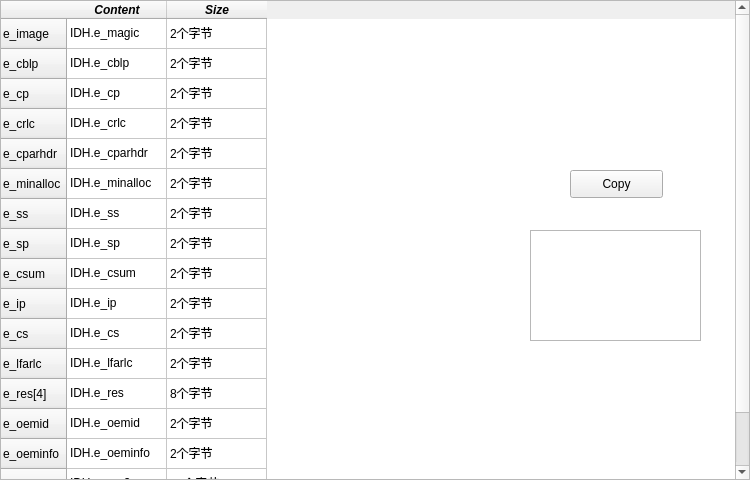
<?xml version="1.0" encoding="UTF-8"?>
<ui version="4.0">
 <class>DosWindow</class>
 <widget class="QMainWindow" name="DosWindow">
  <property name="geometry">
   <rect>
    <x>0</x>
    <y>0</y>
    <width>750</width>
    <height>480</height>
   </rect>
  </property>
  <property name="minimumSize">
   <size>
    <width>750</width>
    <height>480</height>
   </size>
  </property>
  <property name="maximumSize">
   <size>
    <width>750</width>
    <height>480</height>
   </size>
  </property>
  <property name="windowTitle">
   <string>IMAGE_DOS_HEADER</string>
  </property>
  <property name="unifiedTitleAndToolBarOnMac">
   <bool>false</bool>
  </property>
  <widget class="QWidget" name="centralwidget">
   <widget class="QPushButton" name="CopyButton">
    <property name="geometry">
     <rect>
      <x>570</x>
      <y>170</y>
      <width>93</width>
      <height>28</height>
     </rect>
    </property>
    <property name="text">
     <string>Copy</string>
    </property>
   </widget>
   <widget class="QTableWidget" name="tableWidget">
    <property name="geometry">
     <rect>
      <x>0</x>
      <y>0</y>
      <width>750</width>
      <height>480</height>
     </rect>
    </property>
    <property name="minimumSize">
     <size>
      <width>750</width>
      <height>480</height>
     </size>
    </property>
    <property name="maximumSize">
     <size>
      <width>750</width>
      <height>480</height>
     </size>
    </property>
    <property name="autoFillBackground">
     <bool>true</bool>
    </property>
    <property name="lineWidth">
     <number>0</number>
    </property>
    <property name="midLineWidth">
     <number>0</number>
    </property>
    <row>
     <property name="text">
      <string>e_image</string>
     </property>
    </row>
    <row>
     <property name="text">
      <string>e_cblp</string>
     </property>
    </row>
    <row>
     <property name="text">
      <string>e_cp</string>
     </property>
    </row>
    <row>
     <property name="text">
      <string>e_crlc</string>
     </property>
    </row>
    <row>
     <property name="text">
      <string>e_cparhdr</string>
     </property>
    </row>
    <row>
     <property name="text">
      <string>e_minalloc</string>
     </property>
    </row>
    <row>
     <property name="text">
      <string>e_ss</string>
     </property>
    </row>
    <row>
     <property name="text">
      <string>e_sp</string>
     </property>
    </row>
    <row>
     <property name="text">
      <string>e_csum</string>
     </property>
    </row>
    <row>
     <property name="text">
      <string>e_ip</string>
     </property>
    </row>
    <row>
     <property name="text">
      <string>e_cs</string>
     </property>
    </row>
    <row>
     <property name="text">
      <string>e_lfarlc</string>
     </property>
    </row>
    <row>
     <property name="text">
      <string>e_res[4]</string>
     </property>
    </row>
    <row>
     <property name="text">
      <string>e_oemid</string>
     </property>
    </row>
    <row>
     <property name="text">
      <string>e_oeminfo</string>
     </property>
    </row>
    <row>
     <property name="text">
      <string>e_res2[10]</string>
     </property>
    </row>
    <row>
     <property name="text">
      <string>e_lfanew</string>
     </property>
    </row>
    <column>
     <property name="text">
      <string notr="true">Content</string>
     </property>
     <property name="font">
      <font>
       <pointsize>9</pointsize>
       <weight>75</weight>
       <italic>true</italic>
       <bold>true</bold>
       <underline>false</underline>
      </font>
     </property>
     <property name="textAlignment">
      <set>AlignCenter</set>
     </property>
    </column>
    <column>
     <property name="text">
      <string notr="true">Size</string>
     </property>
     <property name="font">
      <font>
       <weight>75</weight>
       <italic>true</italic>
       <bold>true</bold>
       <underline>false</underline>
       <kerning>true</kerning>
      </font>
     </property>
     <property name="textAlignment">
      <set>AlignCenter</set>
     </property>
     <property name="background">
      <color>
       <red>255</red>
       <green>255</green>
       <blue>255</blue>
      </color>
     </property>
    </column>
    <item row="0" column="0">
     <property name="text">
      <string>IDH.e_magic</string>
     </property>
     <property name="flags">
      <set>ItemIsSelectable|ItemIsDragEnabled|ItemIsDropEnabled|ItemIsUserCheckable|ItemIsEnabled</set>
     </property>
    </item>
    <item row="0" column="1">
     <property name="text">
      <string>2个字节</string>
     </property>
     <property name="font">
      <font>
       <family>Arial</family>
      </font>
     </property>
     <property name="flags">
      <set>ItemIsSelectable|ItemIsEditable|ItemIsDragEnabled|ItemIsDropEnabled|ItemIsUserCheckable|ItemIsEnabled|ItemIsTristate</set>
     </property>
    </item>
    <item row="1" column="0">
     <property name="text">
      <string>IDH.e_cblp</string>
     </property>
    </item>
    <item row="1" column="1">
     <property name="text">
      <string>2个字节</string>
     </property>
    </item>
    <item row="2" column="0">
     <property name="text">
      <string>IDH.e_cp</string>
     </property>
    </item>
    <item row="2" column="1">
     <property name="text">
      <string>2个字节</string>
     </property>
    </item>
    <item row="3" column="0">
     <property name="text">
      <string>IDH.e_crlc</string>
     </property>
    </item>
    <item row="3" column="1">
     <property name="text">
      <string>2个字节</string>
     </property>
    </item>
    <item row="4" column="0">
     <property name="text">
      <string>IDH.e_cparhdr</string>
     </property>
    </item>
    <item row="4" column="1">
     <property name="text">
      <string>2个字节</string>
     </property>
    </item>
    <item row="5" column="0">
     <property name="text">
      <string>IDH.e_minalloc</string>
     </property>
    </item>
    <item row="5" column="1">
     <property name="text">
      <string>2个字节</string>
     </property>
    </item>
    <item row="6" column="0">
     <property name="text">
      <string>IDH.e_ss</string>
     </property>
    </item>
    <item row="6" column="1">
     <property name="text">
      <string>2个字节</string>
     </property>
    </item>
    <item row="7" column="0">
     <property name="text">
      <string>IDH.e_sp</string>
     </property>
    </item>
    <item row="7" column="1">
     <property name="text">
      <string>2个字节</string>
     </property>
    </item>
    <item row="8" column="0">
     <property name="text">
      <string>IDH.e_csum</string>
     </property>
    </item>
    <item row="8" column="1">
     <property name="text">
      <string>2个字节</string>
     </property>
    </item>
    <item row="9" column="0">
     <property name="text">
      <string>IDH.e_ip</string>
     </property>
    </item>
    <item row="9" column="1">
     <property name="text">
      <string>2个字节</string>
     </property>
    </item>
    <item row="10" column="0">
     <property name="text">
      <string>IDH.e_cs</string>
     </property>
    </item>
    <item row="10" column="1">
     <property name="text">
      <string>2个字节</string>
     </property>
    </item>
    <item row="11" column="0">
     <property name="text">
      <string>IDH.e_lfarlc</string>
     </property>
    </item>
    <item row="11" column="1">
     <property name="text">
      <string>2个字节</string>
     </property>
    </item>
    <item row="12" column="0">
     <property name="text">
      <string>IDH.e_res</string>
     </property>
    </item>
    <item row="12" column="1">
     <property name="text">
      <string>8个字节</string>
     </property>
    </item>
    <item row="13" column="0">
     <property name="text">
      <string>IDH.e_oemid</string>
     </property>
    </item>
    <item row="13" column="1">
     <property name="text">
      <string>2个字节</string>
     </property>
    </item>
    <item row="14" column="0">
     <property name="text">
      <string>IDH.e_oeminfo</string>
     </property>
    </item>
    <item row="14" column="1">
     <property name="text">
      <string>2个字节</string>
     </property>
    </item>
    <item row="15" column="0">
     <property name="text">
      <string>IDH.e_res2</string>
     </property>
    </item>
    <item row="15" column="1">
     <property name="text">
      <string>20个字节</string>
     </property>
    </item>
    <item row="16" column="0">
     <property name="text">
      <string>IDH.e_lfanew</string>
     </property>
    </item>
    <item row="16" column="1">
     <property name="text">
      <string>2个字节</string>
     </property>
    </item>
   </widget>
   <widget class="QTextBrowser" name="textBrowser">
    <property name="geometry">
     <rect>
      <x>530</x>
      <y>230</y>
      <width>171</width>
      <height>111</height>
     </rect>
    </property>
   </widget>
   <zorder>tableWidget</zorder>
   <zorder>CopyButton</zorder>
   <zorder>textBrowser</zorder>
  </widget>
 </widget>
 <resources/>
 <connections/>
</ui>
